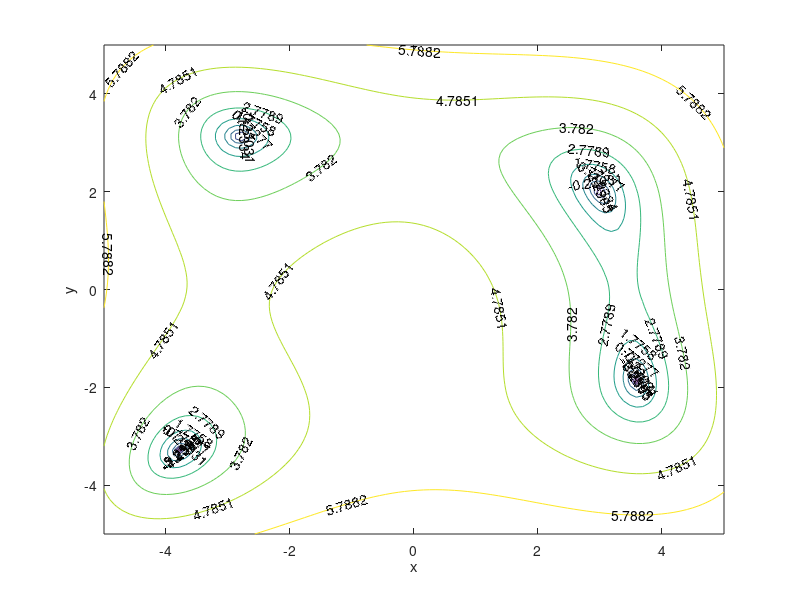

This chart was generated by the following MATLAB code: (Note: this script raises an error after producing the figure.)
%Particle Swarm Optimization (PSO)
%Maximilian Salén 970105-1576
%Last updated: 2022-09-28
clear all
close all
clc
%% Find local minimas using contour Plot

format long

rangeX = linspace(-5,5);
rangeY = linspace(-5,5);
[X,Y] = meshgrid(rangeX,rangeY);
a = 0.01;
f = log(a+(X.^2 + Y-11).^2 + (X+Y.^2-7).^2);
contour(X,Y,f,'Showtext','on')
xlabel('x')
ylabel('y')


%% Parameters
maxIterations = 50000;
swarmSize = 35;

c1 = 2;
c2 = 2;
w = 1.4;
beta = 0.98;
wMin = 0.4;
deltaT = 1;
alpha = 1;

xMax = rangeX(end);
xMin = rangeX(1);
yMax = rangeY(end);
yMin = rangeY(1);
vMax = xMax;


%% Initialization

%Initialize swarm containing particles with random velocities and positions
for j=1:swarmSize
   randomNumberOne = rand;
   randomNumberTwo = rand;
   randomNumberThree = rand;
   randomNumberFour = rand;

   x(j) = xMin+randomNumberOne*(xMax-xMin);
   y(j) = yMin+randomNumberTwo*(yMax-yMin);
   xVelocity(j) = (alpha/deltaT)*(-(xMax-xMin)/2+randomNumberThree*(xMax-xMin));
   yVelocity(j) = (alpha/deltaT)*(-(yMax-yMin)/2+randomNumberFour*(yMax-yMin));
   
   velocities = [xVelocity;yVelocity]'; %Save velocity
   coordinates = [x;y]';                %Save coordinates
    
   % Evaluate particles
   storeEvaluateFunction = EvaluateFunction(coordinates)';
   [globalBestValue,globalBestIndex] = min(storeEvaluateFunction); %save the global best value and its index
   bestPerformance = coordinates(globalBestIndex,:);
   bestPosition = coordinates;
end


for k=1:maxIterations
    for i=1:swarmSize
       position = coordinates(i,:);
       evaluatedPosition = EvaluateFunction(position);
        
       if evaluatedPosition < EvaluateFunction(bestPosition(i,:))
          bestPosition(i,:) = position;
       end
    
       if evaluatedPosition < globalBestValue
          bestPerformance = position;
          globalBestValue = evaluatedPosition;  
       end
    
    end

    % Update velocity and position
    r = rand(swarmSize,1);
    q = rand(swarmSize,1);
    velocities = w.*velocities + c1*q.*(bestPosition-coordinates) + c2*r.*(bestPerformance-coordinates);
    velocities(velocities>vMax) = vMax;
    velocities(velocities<-vMax) = -vMax;
    
    coordinates = position + velocities;
    w = w*beta;
    
    
    %Set minimum inertia
    if w < wMin
        w = wMin;
    end


end


fprintf('Best position\n');
fprintf(' %4.15f\t',bestPerformance);
fprintf('\nFunction value of best position\n');
fprintf(' %d\n',globalBestValue);